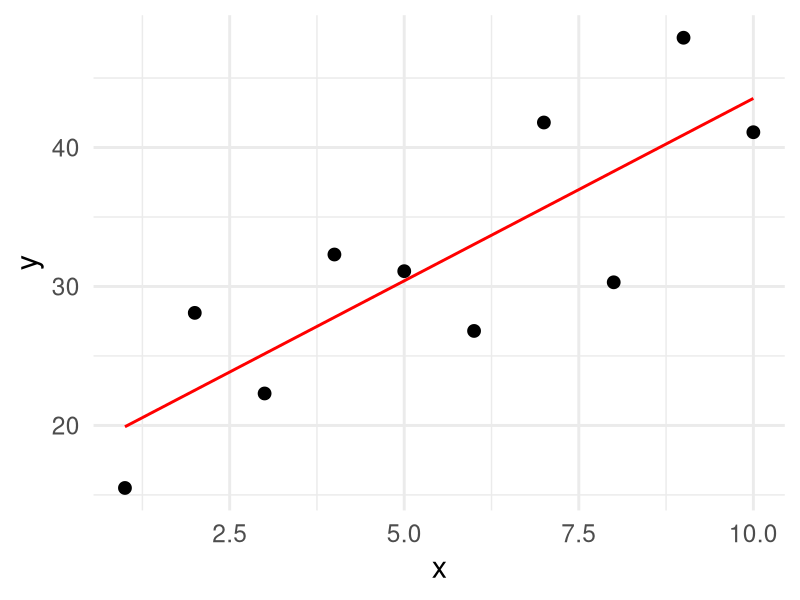
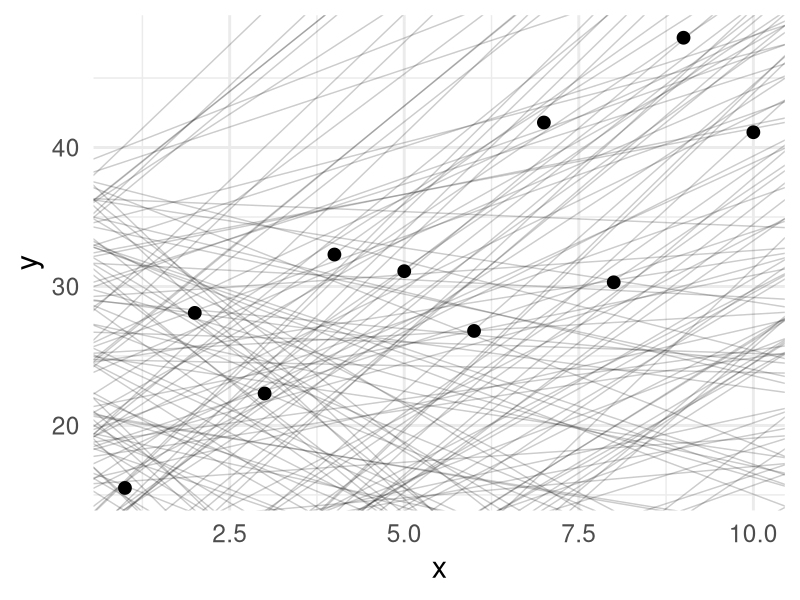
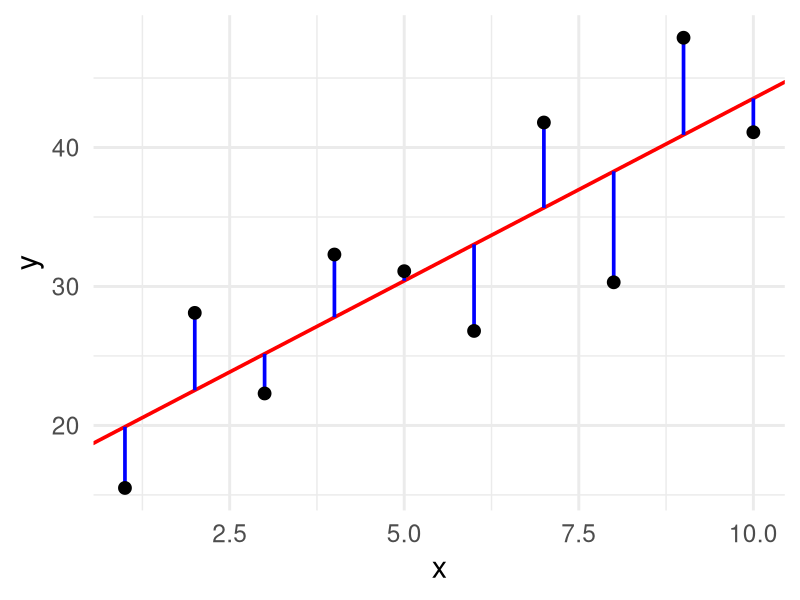
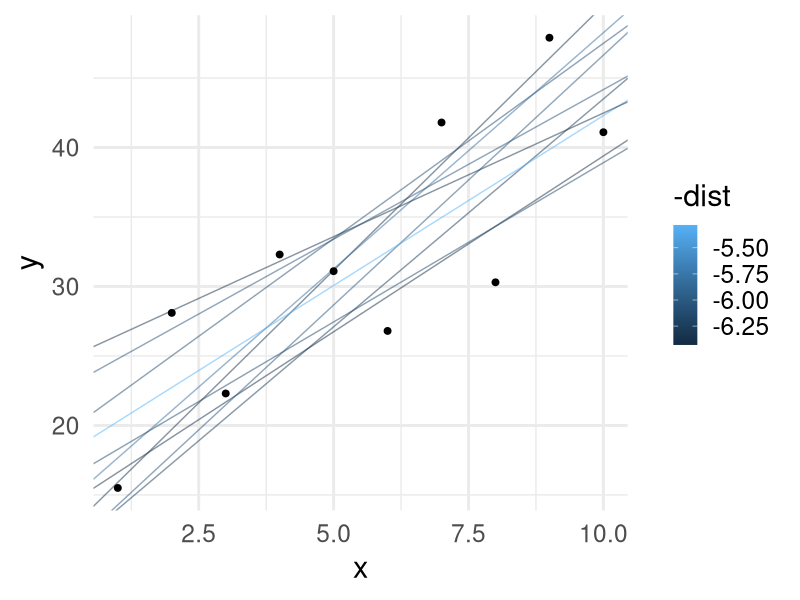
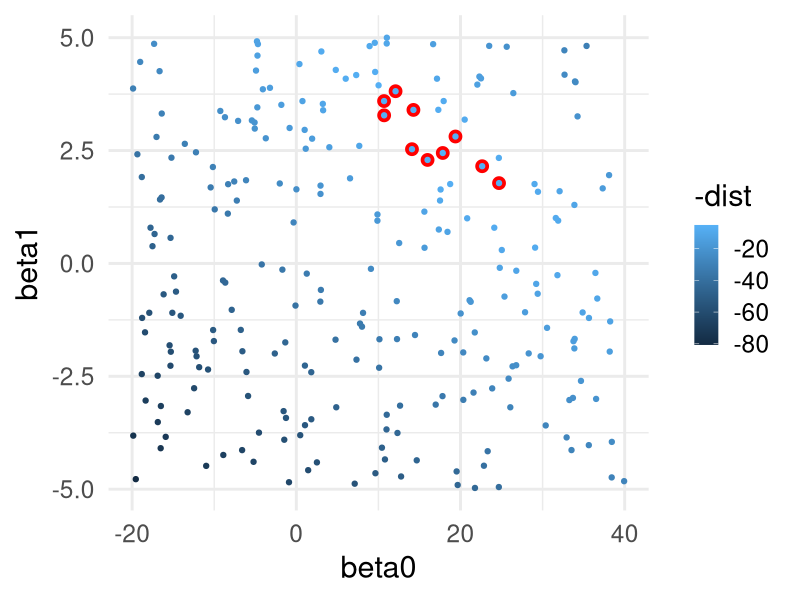
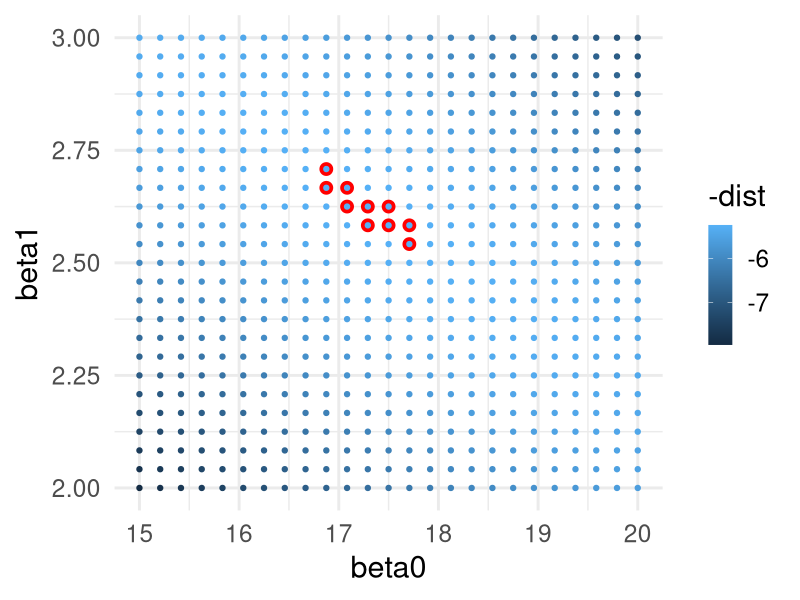
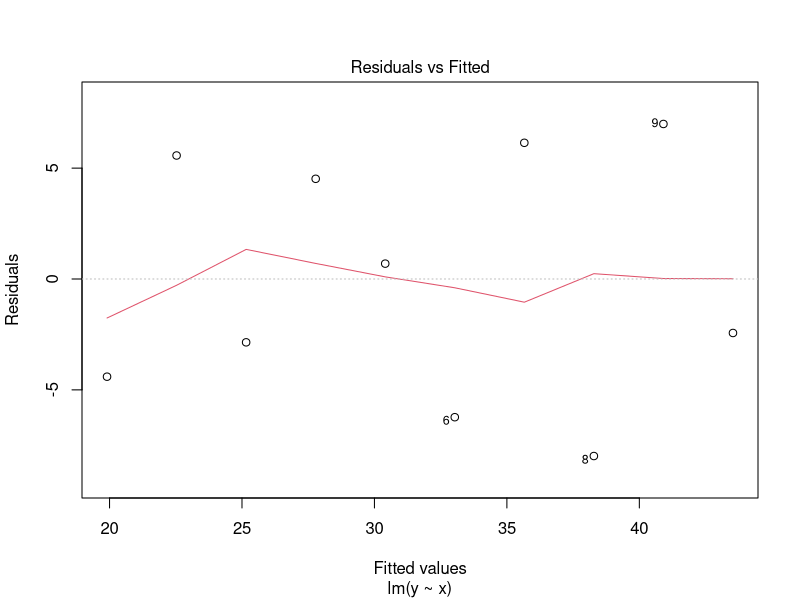
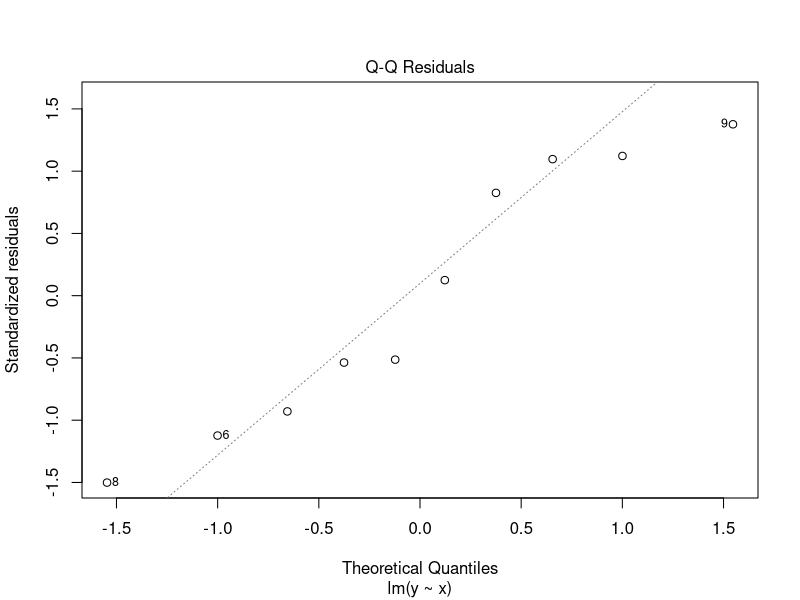

Reproduce these figures in R, in order.
## ---- chunk 1
library( knitr )
library( reshape2 )
library( tidyverse )
library( kableExtra )
library( fontawesome )
knitr::opts_chunk$set( fig.retina = 3, 
                       warning = FALSE, 
                       message = FALSE,
                       fig.align="center")

theme_set( theme_minimal( base_size = 22) )
## ---- chunk 2
#| echo: false
df <- data.frame( x = 1:10,
                  y = c( 15.5, 28.1, 22.3, 32.3, 
                         31.1, 26.8, 41.8, 30.3, 
                         47.9, 41.1) )
ggplot( df, aes(x,y) ) + 
  stat_smooth( method="lm", 
               formula = y ~ x, 
               se=FALSE, 
               color="red", size=1) + 
  geom_point( size=4 ) 
## ---- chunk 3
models <- data.frame( beta0 = runif(250,-20,40),
                      beta1 = runif(250, -5, 5))
summary( models )
## ---- chunk 4
ggplot() + 
  geom_abline( aes(intercept = beta0, 
                   slope = beta1), 
               data = models,
               alpha = 0.2) + 
  geom_point( aes(x,y), 
              data=df, 
              size = 4 )
## ---- chunk 5
fit <- lm( y ~ x, data=df )
yhat <- data.frame( x = 1:10,
                    yhat = predict( fit ),
                    y= df$y )

ggplot( df ) + 
  geom_abline( aes( intercept = fit$coefficients[1],
                    slope = fit$coefficients[2]),
               color="red",
               size = 1.25 ) +
  geom_segment( aes(x=x, y = y, xend = x, yend = yhat), 
                data = yhat,
                color = "blue", size = 1.25) + 
  geom_point( aes(x,y), size=4 ) 
## ---- chunk 6
model_distance <- function( interscept, slope, X, Y ) {
  yhat <- interscept + slope * X
  diff <- Y - yhat
  return( sqrt( mean( diff ^ 2 ) ) )
}
## ---- chunk 7
models$dist <- NA
for( i in 1:nrow(models) ) {
  models$dist[i] <- model_distance( models$beta0[i],
                                    models$beta1[i],
                                    df$x,
                                    df$y )
}
head( models )
## ---- chunk 8
ggplot()  + 
  geom_abline( aes(intercept = beta0,
                   slope = beta1, 
                   color = -dist),
               data = filter( models, rank(dist) <= 10 ),
               alpha = 0.5) + 
  geom_point( aes(x,y),
              data=df, size=2) 
## ---- chunk 9
ggplot( models, aes(x = beta0, y = beta1, color = -dist)) + 
  geom_point( data = filter( models, rank(dist) <= 10), 
              color = "red",  size = 4) + 
  geom_point()
## ---- chunk 10
grid <- expand.grid( beta0 = seq(15, 
                                 20, 
                                 length = 25),
                     beta1 = seq(2, 
                                 3, 
                                 length = 25))
grid$dist <- NA
for( i in 1:nrow(grid) ) {
  grid$dist[i] <- model_distance( grid$beta0[i],
                                  grid$beta1[i],
                                  df$x,
                                  df$y )
}

ggplot( grid, aes(x = beta0, 
                  y = beta1,
                  color = -dist)) + 
  geom_point( data = filter( grid, 
                             rank(dist) <= 10), 
              color = "red",
              size = 4) +
  geom_point()
## ---- chunk 11
fit <- lm( y ~ x, data = df )
fit 
## ---- chunk 12
summary( fit )
## ---- chunk 13
names( fit )
## ---- chunk 14
names( summary( fit ) )
## ---- chunk 15
summary( fit )$fstatistic 
## ---- chunk 16
get_pval <- function( model ) {
  f <- summary( model )$fstatistic[1]
  df1 <- summary( model )$fstatistic[2]
  df2 <- summary( model )$fstatistic[3]
  p <- as.numeric( 1.0 - pf( f, df1, df2 ) )
  return( p  )
}

get_pval( fit )
## ---- chunk 17
plot( fit, which = 1 )
## ---- chunk 18
plot( fit, which = 2 )
## ---- chunk 19
plot( fit, which=5 )
## ---- chunk 20
anova( fit )
## ---- chunk 21
summary( fit )
## ---- chunk 22
c( `Regression R^2` = summary( fit )$r.squared,
   `Squared Correlation` = as.numeric( cor.test( df$x, df$y )$estimate^2 ) )
## ---- chunk 23
df$yhat <- predict( fit )
df |> 
  ggplot( aes(x,yhat) ) + geom_line() + geom_point() +
  geom_point( aes(y=y), col="darkred", size=2)
## ---- chunk 24
df$residuals <- residuals( fit ) 
df |>
  ggplot( aes(yhat, residuals) ) + 
  geom_point() + 
  geom_abline( slope=0,intercept=0, color="red")
## ---- chunk 25
airquality |>
  select( -Month, -Day ) -> df.air
summary( df.air )
## ---- chunk 26
fit.solar <- lm( Ozone ~ Solar.R, data = df.air )
fit.temp <- lm( Ozone ~ Temp, data = df.air )
fit.wind <- lm( Ozone ~ Wind, data = df.air )
## ---- chunk 27
data.frame( Model = c( "Ozone ~ Solar",
                       "Ozone ~ Temp",
                       "Ozone ~ Wind"), 
            R2 = c( summary( fit.solar )$r.squared,
                    summary( fit.temp )$r.squared,
                    summary( fit.wind )$r.squared ), 
            P = c( get_pval( fit.solar), 
                   get_pval( fit.temp ),
                   get_pval( fit.wind ) ) ) -> df.models

df.models |>
  mutate( P = format( P, scientific=TRUE, digits=3)) |>
  kable( caption = "Model parameters predicting mean ozone in parts per billion mearsured in New York during the period of 1 May 1973 - 30 September 1973 as predicted by Temperature, Windspeed, and Solar Radiation.",
         digits = 3,
         align='l') |>
  kable_classic_2()
## ---- chunk 28
fit.temp.wind <- lm( Ozone ~ Temp + Wind, data = df.air )
fit.temp.solar <- lm( Ozone ~ Temp + Solar.R, data = df.air )
fit.wind.solar <- lm( Ozone ~ Wind + Solar.R, data = df.air )
## ---- chunk 29
df.models <- rbind( df.models, 
                    data.frame( Model = c( "Ozone ~ Temp + Wind",
                                           "Ozone ~ Temp + Solar",
                                           "Ozone ~ Wind + Solar" ),
                                R2 = c( summary( fit.temp.wind )$r.squared,
                                        summary( fit.temp.solar )$r.squared,
                                        summary( fit.wind.solar )$r.squared ),
                                P = c( get_pval( fit.temp.wind),
                                       get_pval( fit.temp.solar),
                                       get_pval( fit.wind.solar) )
                                ))
df.models |>
  mutate( P = format( P, scientific=TRUE, digits=3)) |>
  kable( caption = "Model parameters predicting mean ozone in parts per billion mresured in New York during the period of 1 May 1973 - 30 September 1973.",
         digits = 3,
         align="l") |>
  kable_classic()
## ---- chunk 30
fit.all <- lm( Ozone ~ Solar.R + Temp + Wind, data = df.air )
## ---- chunk 31
df.models <- rbind( df.models, 
                    data.frame( Model = c( "Ozone ~ Temp + Wind + Solar"),
                                R2 = c( summary( fit.all )$r.squared ),
                                P = c( get_pval( fit.all)  )
                                ))


#df.models$P = cell_spec( format( df.models$P, 
#                                 digits=3, 
#                                 scientific=TRUE), 
#                         color = ifelse( df.models$P == min(df.models$P), 
#                                         "red",
#                                         "black"))
#df.models$R2 = cell_spec( format( df.models$R2, 
#                                  digits=3, 
#                                  scientific=TRUE), 
#                          color = ifelse( df.models$R2 == max( df.models$R2), 
#                                          "green",
#                                          "black"))

df.models |>
  mutate( P = format( P, digits=3, scientific = TRUE) ) |> 
  kable( escape = FALSE ) |>
  kable_paper( "striped", full_width = FALSE )
## ---- chunk 32
random.models  <- list()
random.models[["Ozone ~ Temp"]] <- fit.temp
random.models[["Ozone ~ Wind"]] <- fit.wind
random.models[["Ozone ~ Solar"]] <- fit.solar
random.models[["Ozone ~ Temp + Wind"]] <- fit.temp.wind
random.models[["Ozone ~ Temp + Solar"]] <- fit.temp.solar
random.models[["Ozone ~ Wind + Solar"]] <- fit.wind.solar
random.models[[ "Ozone ~ Temp + Wind + Solar" ]] <- fit.all

df.tmp <- df.air

for( i in 1:8 ) {
  lbl <- paste("Ozone ~ Temp + Wind + Solar + ", i, " Random Variables", sep="")
  df.tmp[[lbl]] <- runif( nrow(df.tmp), min = -100, max = 100 )
  random.models[[lbl]] <- lm( Ozone ~ ., data = df.tmp ) 
}

data.frame( Models = names( random.models ),
            R2 = sapply( random.models, 
                          FUN = function( x ) return( summary( x )$r.squared), 
                          simplify = TRUE ),
            P = sapply( random.models, 
                        FUN = get_pval ) ) -> df.random
## ---- chunk 33
df.random |>
  head( n = 7 ) |>
  select( Models, R2 ) |>
  kable( caption = "Original data in models.",
         digits=4,
         row.names = FALSE,
         align="l") |>
  kable_paper("striped", full_width = FALSE )
## ---- chunk 34
df.random |>
  tail( n = 8 ) |>
  select( Models, R2 ) |>
  kable( caption = "Original full model + X random variables",
         digits=4,
         row.names = FALSE,
         align='l') |>
  kable_paper("striped", full_width = FALSE )
## ---- chunk 35
df.random$AIC <- sapply( random.models, 
                         FUN = AIC, 
                         simplify = TRUE )

df.random |>
  mutate( deltaAIC = AIC - min(AIC) ) |>
  select( -P ) |>
  kable( escape = FALSE,
         row.names = FALSE, 
         digits = 3) |>
  kable_paper( "striped", full_width = FALSE )
